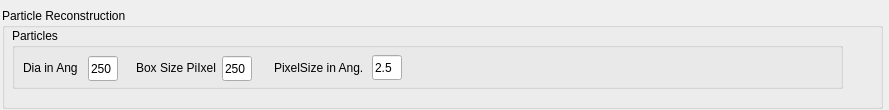
<?xml version="1.0" encoding="UTF-8"?>
<ui version="4.0">
 <class>Form</class>
 <widget class="QWidget" name="Form">
  <property name="geometry">
   <rect>
    <x>0</x>
    <y>0</y>
    <width>889</width>
    <height>110</height>
   </rect>
  </property>
  <property name="sizePolicy">
   <sizepolicy hsizetype="Minimum" vsizetype="Minimum">
    <horstretch>0</horstretch>
    <verstretch>0</verstretch>
   </sizepolicy>
  </property>
  <property name="windowTitle">
   <string>Form</string>
  </property>
  <widget class="QGroupBox" name="groupBox_32">
   <property name="geometry">
    <rect>
     <x>2</x>
     <y>8</y>
     <width>881</width>
     <height>101</height>
    </rect>
   </property>
   <property name="title">
    <string>Particle Reconstruction</string>
   </property>
   <widget class="QGroupBox" name="groupBox_36">
    <property name="geometry">
     <rect>
      <x>10</x>
      <y>20</y>
      <width>831</width>
      <height>61</height>
     </rect>
    </property>
    <property name="title">
     <string>Particles</string>
    </property>
    <widget class="QLabel" name="label_66">
     <property name="geometry">
      <rect>
       <x>11</x>
       <y>30</y>
       <width>60</width>
       <height>20</height>
      </rect>
     </property>
     <property name="text">
      <string>Dia in Ang</string>
     </property>
    </widget>
    <widget class="QLineEdit" name="line_path_movies_11">
     <property name="geometry">
      <rect>
       <x>76</x>
       <y>28</y>
       <width>30</width>
       <height>25</height>
      </rect>
     </property>
     <property name="text">
      <string>250</string>
     </property>
    </widget>
    <widget class="QLabel" name="label_67">
     <property name="geometry">
      <rect>
       <x>124</x>
       <y>30</y>
       <width>81</width>
       <height>20</height>
      </rect>
     </property>
     <property name="text">
      <string>Box Size PiIxel</string>
     </property>
    </widget>
    <widget class="QLineEdit" name="line_path_movies_14">
     <property name="geometry">
      <rect>
       <x>210</x>
       <y>28</y>
       <width>30</width>
       <height>25</height>
      </rect>
     </property>
     <property name="text">
      <string>250</string>
     </property>
    </widget>
    <widget class="QLabel" name="label_68">
     <property name="geometry">
      <rect>
       <x>262</x>
       <y>30</y>
       <width>91</width>
       <height>20</height>
      </rect>
     </property>
     <property name="text">
      <string>PixelSize in Ang.</string>
     </property>
    </widget>
    <widget class="QLineEdit" name="line_path_movies_15">
     <property name="geometry">
      <rect>
       <x>360</x>
       <y>27</y>
       <width>30</width>
       <height>25</height>
      </rect>
     </property>
     <property name="text">
      <string>2.5</string>
     </property>
    </widget>
   </widget>
  </widget>
 </widget>
 <resources/>
 <connections/>
</ui>
